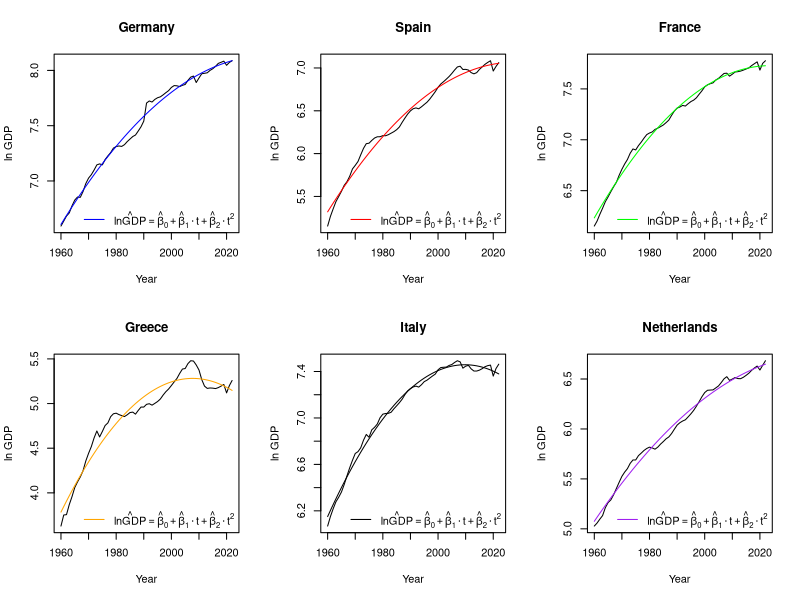

This chart was generated by the following R code:
rm(list = ls())

library(readxl)

data_real_gdp <- read_excel("Lesson 5 - 16.05.2023/data_real_gdp.xlsx", 
                            sheet = "data", 
                            skip = 3)

countries <- unique(data_real_gdp$country)

cols <- c("blue", "red", "green", "orange", "black", "purple")

par(mfrow = c(2, 3))

data_real_gdp$time_trend <- rep(1:length(data_real_gdp$year[data_real_gdp$country == "Germany"]), 
                                length(countries)) 

for (i in 1:length(countries)) {
  
  plot(x = data_real_gdp$year[data_real_gdp$country == countries[i]],
       y = log(data_real_gdp$value[data_real_gdp$country == countries[i]]),
       xlim = c(1960, 2022),
       ylim = c(min(log(data_real_gdp$value[data_real_gdp$country == countries[i]])), 
                max(log(data_real_gdp$value[data_real_gdp$country == countries[i]]))),
       main = countries[i],
       type = "l",
       xlab = "Year",
       ylab = "ln GDP")
  
  y <- data_real_gdp$value[data_real_gdp$country == countries[i]]

  x <- data_real_gdp$time_trend[data_real_gdp$country == countries[i]]

  reg <- lm(log(y) ~ x + I(x^2))
   
  lines(data_real_gdp$year[data_real_gdp$country == countries[i]],
        reg$fitted.values,
        col = cols[i],
        lty = 1)
  
  legend("bottomright",
         expression(hat(lnGDP) == hat(beta)["0"] + hat(beta)["1"]%.%t + hat(beta)["2"]%.%t^2),
         col = cols[i],
         lty = 1,
         cex = 1,
         bty = "n")
  
}
